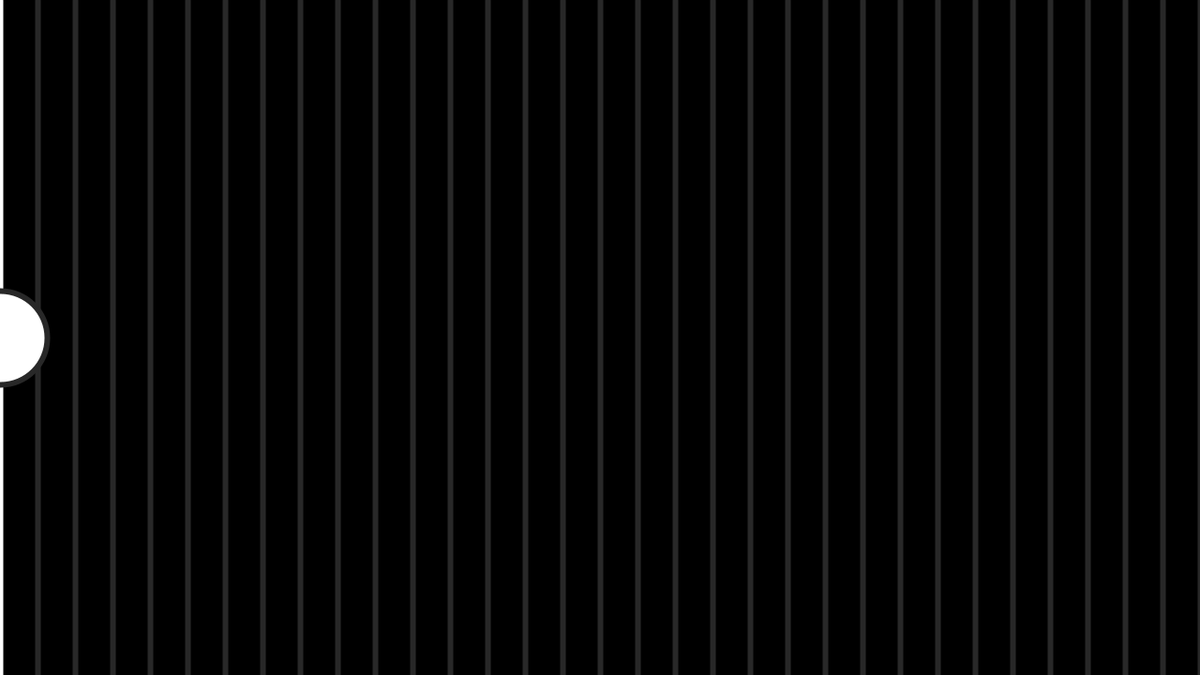
Frame 1 (no input)
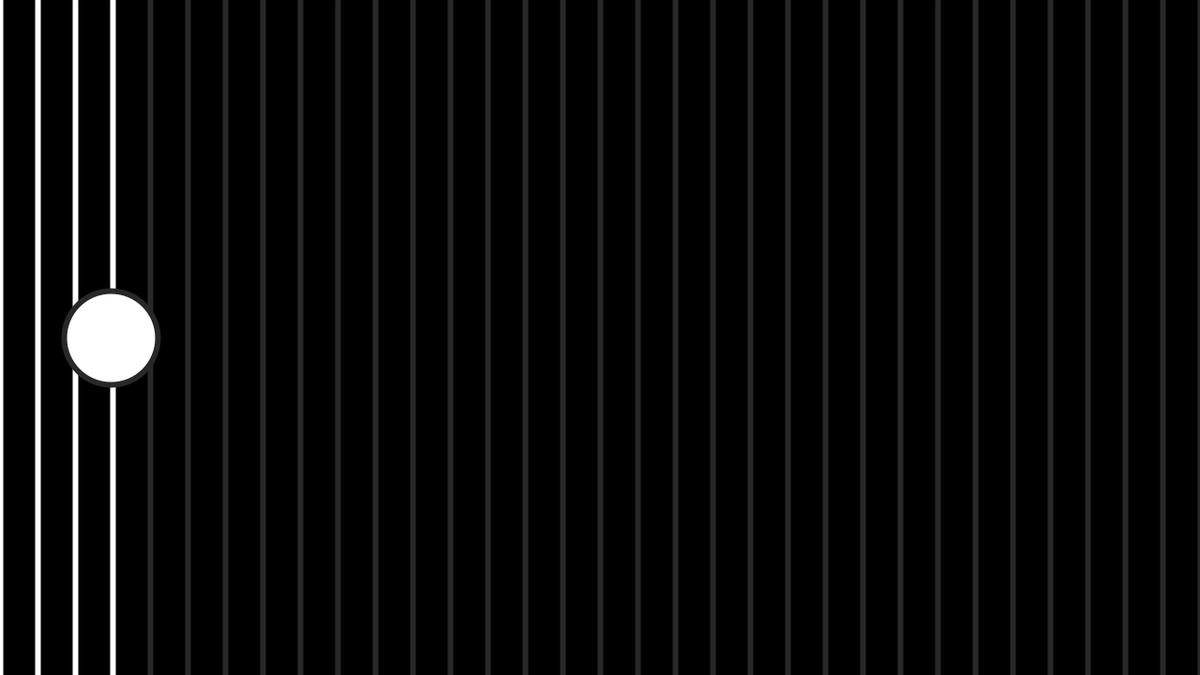
Frame 60 (the mouse pressed at the canvas centre just before this capture)
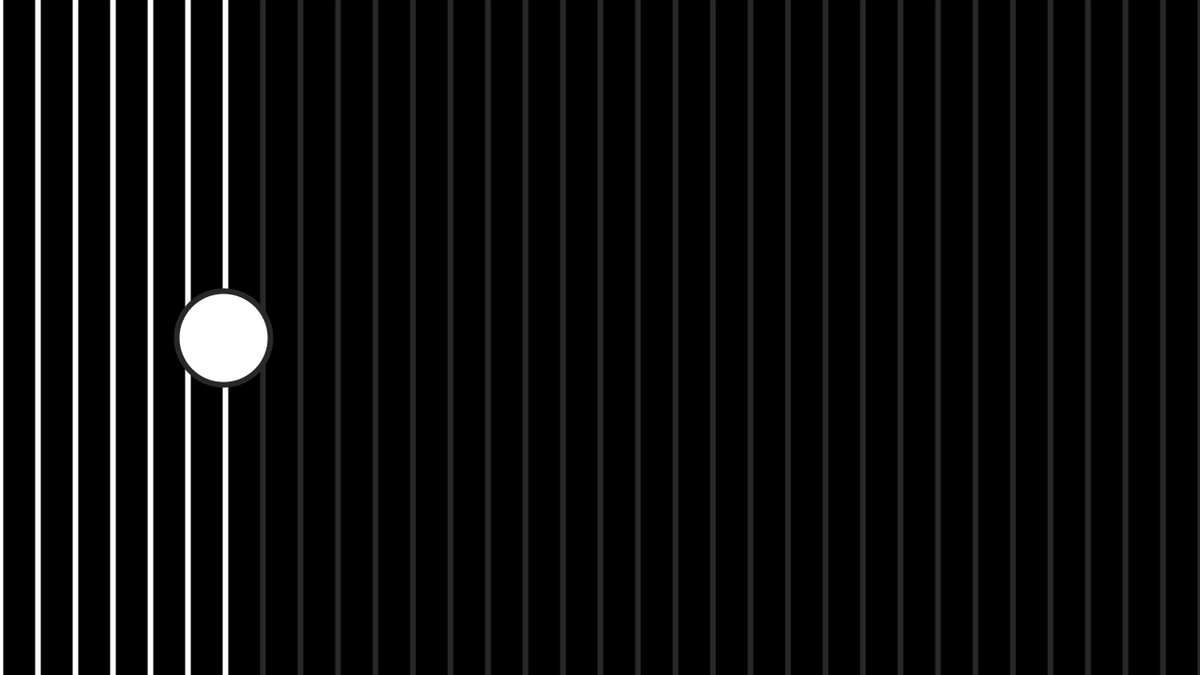
Frame 120 (the mouse held since frame 60 and released just before this capture)

The Processing sketch that drew these frames (run headless with seeded random() and noise(); from frame 60 on, the mouse is pressed at the canvas centre):

// Processing sketch: simple_motion_map_with_ghosts
// ── simple_motion_map_with_ghosts.pde

int x; //x position of our circle
int y; //y position of our circle
int ellipseSize; //circle size
int unit; //how many pixels between the marks
int speed; //how many pixels per frame the circle moves
boolean play; //something to play/pause the movement

int ghostTime; //how much time between the ghosts, value can be changed in the setup

int[] ghostX; //keep track of all the ghost positions


void setup() {
  size(1280, 720); //setup the size of the window
  x = 0; //start x at the beginning
  y = height/2; //half of the height means the circle will be in the middle of the y axis
  ellipseSize = 100; //make our circle this diameter
  unit = 40;
  play = true; //default to playing the animation
  speed = 2; //how fast to move
  ghostTime = 2; //how many seconds between ghost recordings
  textSize(40); //make the text this size
  strokeWeight(6); //make the outlines (stroke) this size
  int framerate = 60; //make a new variable to hold our framerate
  frameRate(framerate); //set the framerate

  //setup our ghost positions based on what we entered above;
  int howManyGhosts = width/(speed * framerate)/ghostTime;

  ghostX = new int[howManyGhosts]; //make this many positions
  for (int i = 0; i < ghostX.length; i++) { //record the position for each one
    ghostX[i] = i * (width/ghostX.length);
  }
  
}

void draw() {  
  background(0); //draw the background color to black so we dont see trails
  fill(255); //set the fill color to white

  for (int i = 0; i <= width; i += unit) { //draw each of the lines
    if (i - x <= unit/2) { //if the circle has passed it, draw it white
      stroke(255);
    } else { //if not, use grey
      stroke(40);
    }
    line(i, 0, i, height); //draw current line in the series
  }


  ellipse(x, y, ellipseSize, ellipseSize); //draw the circle at the current position



  for (int i = 1; i < ghostX.length; i+=1) { //go through each of ghosts
    if (x > ghostX[i]) { //if the circle has passed that point, draw the ghost
      fill(255, 160); //draw it white, but with some transparency for ghostiness
      stroke(255);//white outline
      ellipse(ghostX[i], y, ellipseSize, ellipseSize); //draw ghost

      fill(255); //white fill color for the text box
      rect(ghostX[i]-10, y+65, 130, 55); //draw the text box
      fill(0); //use black text
      text(i * ghostTime + " sec.", ghostX[i], y+110); //draw the amount of seconds passed for that ghost
    }
  }

  if (play) { //if it isnt paused
    x = x + speed; //move the ellipse x by the amount of speed
  }
}

void keyPressed() {
  if (keyCode == ALT) {
    play = !play; //switch to pause or play the animation
  } 
  if (keyCode == RIGHT) {
    x += unit; //manually move the x to the right
  }
  if (keyCode == LEFT) {
    x -= unit; //manually move the x to the left
  }
}
